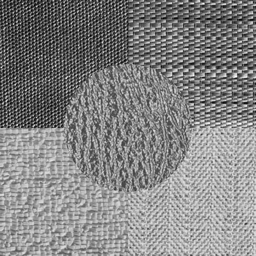
#> input picture images/5textures.png, 256 x 256 px
$ python class_17_p3.py   (older library calls are emulated)
#> lines starting #> are read from the running program, lines starting #| are printed output that depends on the picture
#> further down, img is the input picture: shape (256, 256, 3); min 0, max 255, mean 131.9
# -*- coding: utf-8 -*-
"""
Created on Sat Sep 28 12:05:09 2019

@author: luisf
"""

# =============================================================================
# DIP with openCV Class 17
#
#P1:    Textures 2: Texture Segmentation Clustering
#                GLCM Descriptors
# =============================================================================

import cv2
import os
import numpy as np
from skimage import feature

# GLCM transforms
def GLCMtransforms(img, wsize = 11):
#> called with wsize = 21
    r_img , c_img = img.shape
#> r_img = 256; c_img = 256

    win_size = wsize

    r_ini = int( (win_size - 1)/2 )
    c_ini = int( (win_size - 1)/2 )
    r_end = r_img - r_ini
#> r_end = 246
    c_end = c_img - c_ini
#> c_end = 246

    rows = 0
    cols = 0

    # the new image is 10x10 smaller than the original
    img_cont = np.zeros((r_img - r_ini*2 ,c_img - c_ini*2), np.float32)
    img_diss = np.zeros((r_img - r_ini*2 ,c_img - c_ini*2), np.float32)
    img_hom = np.zeros((r_img - r_ini*2 ,c_img - c_ini*2), np.float32)
    img_eng = np.zeros((r_img - r_ini*2 ,c_img - c_ini*2), np.float32)
    img_corr = np.zeros((r_img - r_ini*2 ,c_img - c_ini*2), np.float32)
    img_asm = np.zeros((r_img - r_ini*2 ,c_img - c_ini*2), np.float32)

    angles = [0, np.pi/4, np.pi/2, 3*np.pi/4]

    #passing the window through all the image
    for i in range(r_ini, r_end ):
        cols = 0
        for j in range(c_ini, c_end):
            window = img[ i - r_ini : i + r_ini , j - c_ini : j + c_ini ]

            # Calculate the GLCM for the window
            w_GLCM = feature.greycomatrix(window, [1], [angles[0]],levels=levels)
            img_cont[rows, cols] = feature.greycoprops(w_GLCM, 'contrast')
            img_diss[rows, cols] = feature.greycoprops(w_GLCM, 'dissimilarity')
            img_hom[rows, cols] = feature.greycoprops(w_GLCM, 'homogeneity')
            img_eng[rows, cols] = feature.greycoprops(w_GLCM, 'energy')
            img_corr[rows, cols] = feature.greycoprops(w_GLCM, 'correlation')

            cols = cols + 1

        rows = rows + 1
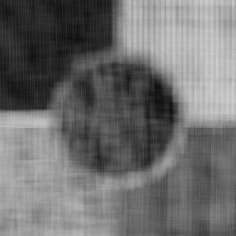
#> img_corr: shape (236, 236) float32; min 0.0501, max 0.82, mean 0.434
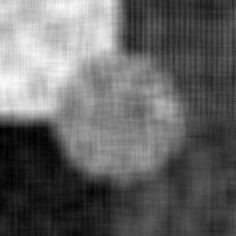
#> img_diss: shape (236, 236) float32; min 0.416, max 1.57, mean 0.875; drawn with min black and max white
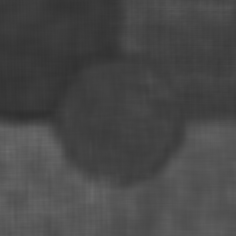
#> img_eng: shape (236, 236) float32; min 0.185, max 0.424, mean 0.284
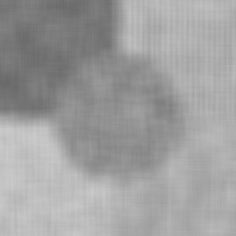
#> img_hom: shape (236, 236) float32; min 0.414, max 0.801, mean 0.626
#> after the loop, rows = 236

    #normalizing, rounding and casting to uint8 which is the format for images
    img_cont = cv2.copyMakeBorder(img_cont, r_ini, r_ini, c_ini, c_ini, cv2.BORDER_REPLICATE)
#> img_cont: shape (256, 256) float32
    img_diss = cv2.copyMakeBorder(img_diss, r_ini, r_ini, c_ini, c_ini, cv2.BORDER_REPLICATE)
#> img_diss: shape (256, 256) float32
    img_hom = cv2.copyMakeBorder(img_hom, r_ini, r_ini, c_ini, c_ini, cv2.BORDER_REPLICATE)
#> img_hom: shape (256, 256) float32
    img_eng = cv2.copyMakeBorder(img_eng, r_ini, r_ini, c_ini, c_ini, cv2.BORDER_REPLICATE)
#> img_eng: shape (256, 256) float32
    img_corr = cv2.copyMakeBorder(img_corr, r_ini, r_ini, c_ini, c_ini, cv2.BORDER_REPLICATE)
#> img_corr: shape (256, 256) float32
    img_asm = img_eng**2
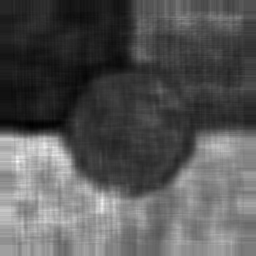
#> img_asm: shape (256, 256) float32; min 0.0341, max 0.18, mean 0.084; drawn with min black and max white

    return img_cont,img_diss,img_hom,img_eng,img_corr, img_asm

# Reading the image
root = os.path.abspath(os.getcwd()) + '/images'
img = cv2.imread(root + '/5textures.png')
img_g = cv2.cvtColor(img, cv2.COLOR_BGR2GRAY)

# the GLCM matrix takes all the posible combinations of changes. for 8 bit
# we have 256x256 which can take some time. to fix this we can reduce our image
# to a lower number of levels to compute faster.
levels = 8

div = int( 256 / levels )
img_5b =  np.floor(img_g/div).astype(np.uint8)

# Window  size  has  a significant effect on the segmentation accuracy.
# Large window  size  leads  to  more  stable  texture  features  but tends
# to blur the edges, while small window size leads to   misclassify   the
# textured   boundaries.   Thus,   an efficient windowing
# should   be   achieved.
img_cont,img_diss,img_hom,img_eng,img_corr,_ = GLCMtransforms( img_5b, 21)

channels = [img_cont,img_diss,img_hom,img_eng,img_corr]
nf = len(channels)
#> nf = 5

# merges all the images as channels, so we end up with a r,c,nf (nf channels)
features = cv2.merge(channels)

# reshapes the bank so we end up with a rXc,nf. in other words, each new row
# its a pixel, and each column its a feature, and we have nf features for each
# pixel
features = features.reshape((-1,nf))

#%%
#==============================================================================
#                                   CLUSTERING
# stop criteria
criteria = (cv2.TERM_CRITERIA_EPS + cv2.TERM_CRITERIA_MAX_ITER, 10, 1.0)

clusters = 5
attempts=10

# applying k-means clustering. we get the labels for each cluster for th data
# and the centers of the data
ret,label,center=cv2.kmeans(features,clusters,None,criteria,attempts,cv2.KMEANS_PP_CENTERS)
#> ret = 2649.6; center = [[0.966, 0.704, 0.674, 0.331, 0.404], [2.95, 1.36, 0.471, 0.223, 0.172], [1.82, 1.02, 0.568, 0.254, 0.304], [0.628, 0.525, 0.747, 0.35, 0.628], [1.19, 0.728, 0.68, 0.269, 0.676]]

#center =np.uint8(center)

mul = int(255 / (clusters-1) )
img_seg = label.reshape((img_g.shape))
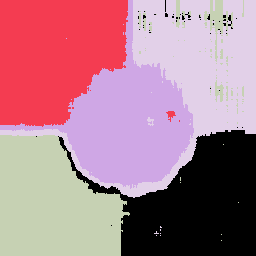
#> img_seg: shape (256, 256) int32; 5 distinct labels, from 0 to 4; one colour per label, 0 black
img_seg = np.uint8(img_seg * mul)

cv2.imshow('ORG vs Segmented', np.column_stack(( img_g,img_seg )) )
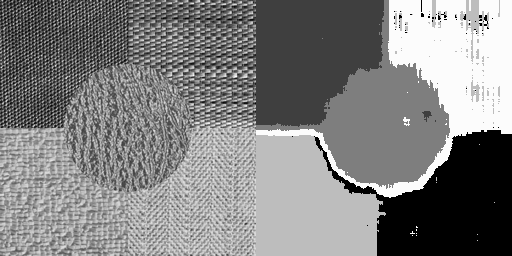
#> window 'ORG vs Segmented': shape (256, 512); min 0, max 255, mean 129.1


cv2.waitKey(0)
cv2.destroyAllWindows()
